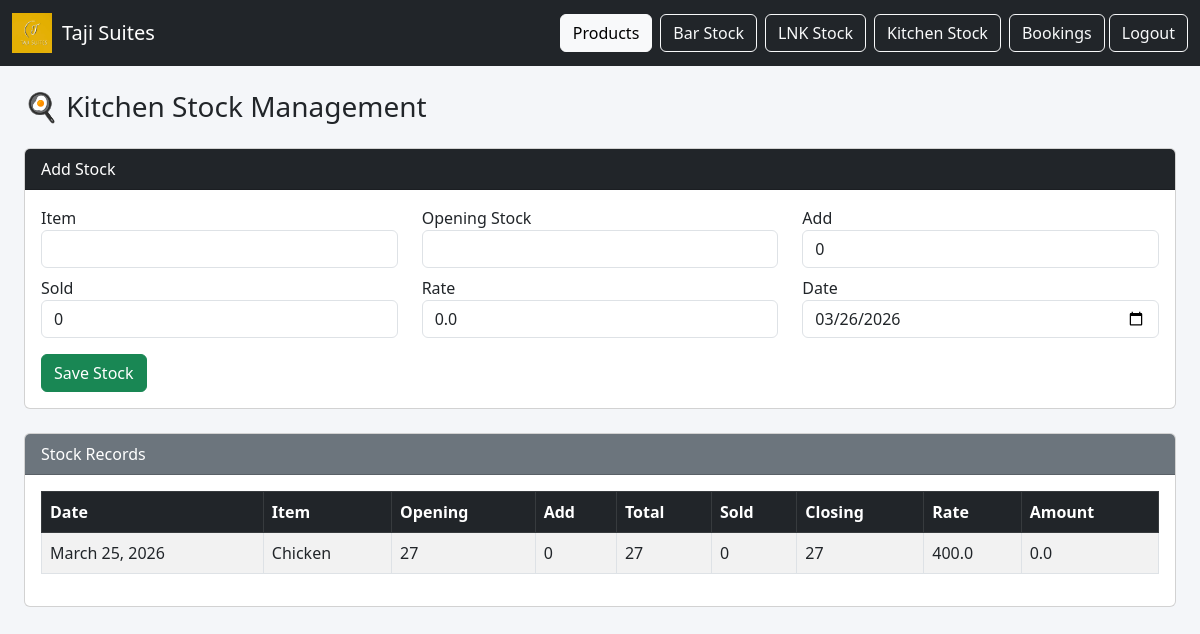
Screenshot of /kitchen-stock/ (signed in) with the database file from the repository.
### products/models.py (models this page shows, shortened)
class KitchenStockSheet(models.Model):
    item = models.CharField(max_length=100)
    opening_stock = models.IntegerField(blank=True, null=True)
    add = models.IntegerField(blank=True, null=True, default=0)
    total = models.IntegerField(editable=False, null=True, blank=True)
    closing_stock = models.IntegerField(editable=False, null=True, blank=True)
    sold = models.IntegerField(default=0)
    rate = models.FloatField(default=0.0)
    amount = models.FloatField(editable=False, null=True, blank=True)
    sales_cost = models.FloatField(editable=False, null=True, blank=True)
    date = models.DateField(default=timezone.now)
    class Meta:
        unique_together = ('item', 'date')
        ordering = ['-date']

### products/views.py (the view)
# urls.py: path('kitchen-stock/', kitchen_stock_page, name='kitchen_stock_page'),
@login_required(login_url='login')
def kitchen_stock_page(request):
    form = KitchenStockForm(request.POST or None)
    print("Kitchen Stock Form Errors:", form.errors)  # Debugging line
    if request.method == 'POST':
        if form.is_valid():
            form.save()
            return redirect('kitchen_stock_page')
    stocks = KitchenStockSheet.objects.all().order_by('-date')
    context = {
        'form': form,
        'stocks': stocks
    }
    return render(request, 'kitchen_stock.html', context)

### products/forms.py
class KitchenStockForm(forms.ModelForm):
    class Meta:
        model = KitchenStockSheet
        fields = ['item', 'opening_stock', 'sold', 'rate','add', 'date']
        widgets = {
            'item': forms.TextInput(attrs={'class': 'form-control'}),
            'opening_stock': forms.NumberInput(attrs={'class': 'form-control'}),
            'sold': forms.NumberInput(attrs={'class': 'form-control'}),
            'rate': forms.NumberInput(attrs={'class': 'form-control'}),
            'add': forms.NumberInput(attrs={'class': 'form-control'}),
            'date': forms.DateInput(attrs={'class': 'form-control', 'type': 'date'}),
        }

### products/templates/kitchen_stock.html (shortened to what this page needs)
{% extends 'base.html' %}
{% load static %}
{% block content %}
<div class="col-12 p-4">
    <h3 class="mb-4">🍳 Kitchen Stock Management</h3>
    <div class="card mb-4">
        <div class="card-header bg-dark text-white">
            Add Stock
        </div>
        <div class="card-body">
            <form method="POST">
                <div class="row">
                    <div class="col-md-4 mb-2">
                        <label>Item</label>
                        {{ form.item }}
                    </div>
                    <div class="col-md-4 mb-2">
                        <label>Opening Stock</label>
                        {{ form.opening_stock }}
                    </div>
                     <div class="col-md-4 mb-2">
                        <label>Add</label>
                        {{ form.add }}
                    </div>
                </div>
                <div class="row">
                    <div class="col-md-4 mb-2">
                        <label>Sold</label>
                        {{ form.sold }}
                    </div>
                    <div class="col-md-4 mb-2">
                        <label>Rate</label>
                        {{ form.rate }}
                    </div>
                    <div class="col-md-4 mb-2">
                        <label>Date</label>
                        {{ form.date }}
                    </div>
                </div>
                <button type="submit" class="btn btn-success mt-2">
                    Save Stock
                </button>
            </form>
        </div>
    </div>
    <div class="card">
        <div class="card-header bg-secondary text-white">
            Stock Records
        </div>
        <div class="card-body table-responsive">
            <table class="table table-bordered table-striped table-hover">
                <thead class="table-dark">
                    <tr>
                        <th>Date</th>
                        <th>Item</th>
                        <th>Opening</th>
                        <th>Add</th>
                        <th>Total</th>
                        <th>Sold</th>
                        <th>Closing</th>
                        <th>Rate</th>
                        <th>Amount</th>
                    </tr>
                </thead>
                <tbody>
                    {% for stock in stocks %}
                    <tr>
                        <td>{{ stock.date }}</td>
                        <td>{{ stock.item }}</td>
                        <td>{{ stock.opening_stock }}</td>
                        <td>{{ stock.add }}</td>
                        <td>{{ stock.total }}</td>
                        <td>{{ stock.sold }}</td>
                        <td>{{ stock.closing_stock }}</td>
                        <td>{{ stock.rate }}</td>
                        <td>{{ stock.amount }}</td>
                    </tr>
                    {% empty %}
                    <tr>
                        <td colspan="11" class="text-center">
                            No stock records available
                        </td>
                    </tr>
                    {% endfor %}
                </tbody>
            </table>
        </div>
    </div>
</div>
{% endblock %}

### static/css/styles.css (style rules this page uses)
body { background-color: #f4f6f9; }

### rows the page displays
KitchenStockSheet: date "March 25, 2026", item "Chicken", opening_stock "27", add "0", total "27", sold "0", closing_stock "27", rate "400.0", amount "0.0"
